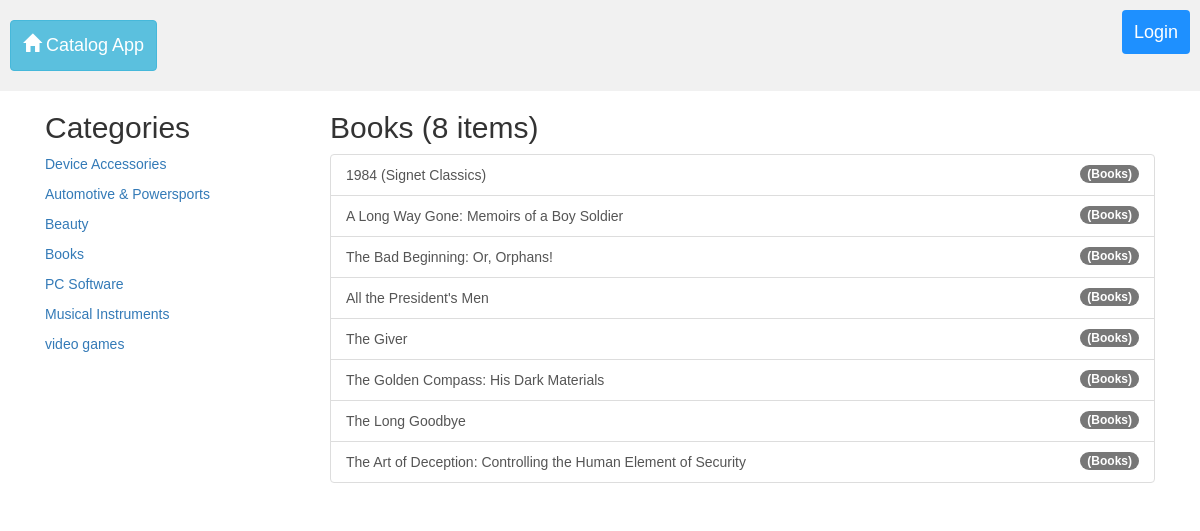
The page /CatalogApp/Books/items on the database its author committed.
### db_setup.py (models this page shows, shortened)
class Category(Base):
    __tablename__ = 'category'
    t_id = Column(Integer, primary_key=True)
    t_catName = Column(String(250), nullable=False, unique=True)
    t_userId = Column(Integer, ForeignKey('user.t_id'))
    t_relationU = relationship(User)

class Item(Base):
    __tablename__ = 'item'
    t_id = Column(Integer, primary_key=True)
    t_itemName = Column(String(100), nullable=False, unique=True)
    t_itemDescription = Column(String(250), nullable=False)
    t_userId = Column(Integer, ForeignKey('user.t_id', ondelete="CASCADE"))
    t_relationU = relationship(User)
    t_catId = Column(Integer, ForeignKey('category.t_id', ondelete="CASCADE"))
    t_relationC = relationship(Category)

### V2project3.py (the view)
@app.route('/CatalogApp/<category_name>/items', methods=['GET', 'POST'])
def catPage(category_name):
    if 'user_email' in login_session:
        categories = session.query(Category).all()
        for cati in categories:
            if cati.t_catName == category_name:
                catx = cati.t_id
        latestItems = session.query(Item).filter_by(t_catId=catx)
        totalItems = session.query(Item).filter_by(t_catId=catx).count()
        return render_template(
            'categoryX.html',
            catpageCatName=category_name,
            catpageItems=latestItems,
            catpageCategories=categories,
            t_items=totalItems,
            current_user=login_session['user_email'],
            session_type=login_session['type'],
            user_id=login_session['user_id']
            )
    else:
        print('there is nothin is login session')
        categories = session.query(Category).all()
        for cati in categories:
            if cati.t_catName == category_name:
                catx = cati.t_id
        latestItems = session.query(Item).filter_by(t_catId=catx)
        totalItems = session.query(Item).filter_by(t_catId=catx).count()
        print(totalItems)
        return render_template('publicCategoryX.html',
                               catpageCatName=category_name,
                               catpageItems=latestItems,
                               catpageCategories=categories,
                               t_items=totalItems)

### templates/publicCategoryX.html
{% extends "startPublic.html" %}
{% block content %}
<div class="container-fluid">
    <div class="row content">
        <div class="col-sm-3 sidenav">
            <h2>Categories</h2>
            <ul class="nav nav-pills nav-stacked">
                {% for htmlCategory in catpageCategories %}
                    <p>
                        <a href="{{url_for('catPage', category_name=htmlCategory.t_catName)}}">{{htmlCategory.t_catName}}</a>
                    </p>
                {% endfor %}
            </ul>
        </div>
        <div class="col-sm-9">
            <h2>{{catpageCatName}} ({{t_items}} items)</h2>
            <div class="list-group">
                {% for item in catpageItems %}
                    <a href="{{url_for('itemPage',category_name=catpageCatName,item_name=item.t_itemName)}}" class="list-group-item">{{item.t_itemName}}
                        {% for cati in catpageCategories %}
                            {% if cati.t_id == item.t_catId %}
                            <span class="badge">({{cati.t_catName}})</span>
                            {% endif %}
                        {% endfor %}
                    </a>
                {% endfor %}
            </div>
        </div>
    </div>
</div>
{% endblock %}

### templates/startPublic.html (style rules this page uses)
* { box-sizing: border-box; }
body { margin: 0; font-family: Arial; }

### rows shown on the page
Category: t_catName "Device Accessories"
Category: t_catName "Automotive & Powersports"
Category: t_catName "Beauty"
Category: t_catName "Books"
Category: t_catName "PC Software"
Category: t_catName "Musical Instruments"
Category: t_catName "video games"
Item: t_itemName "1984 (Signet Classics)"
Item: t_itemName "A Long Way Gone: Memoirs of a Boy Soldier"
Item: t_itemName "The Bad Beginning: Or, Orphans!"
Item: t_itemName "All the President's Men"
Item: t_itemName "The Giver"
Item: t_itemName "The Golden Compass: His Dark Materials"
Item: t_itemName "The Long Goodbye"
Item: t_itemName "The Art of Deception: Controlling the Human Element of Security"

### other values the page prints
{{ t_items }} "8"
